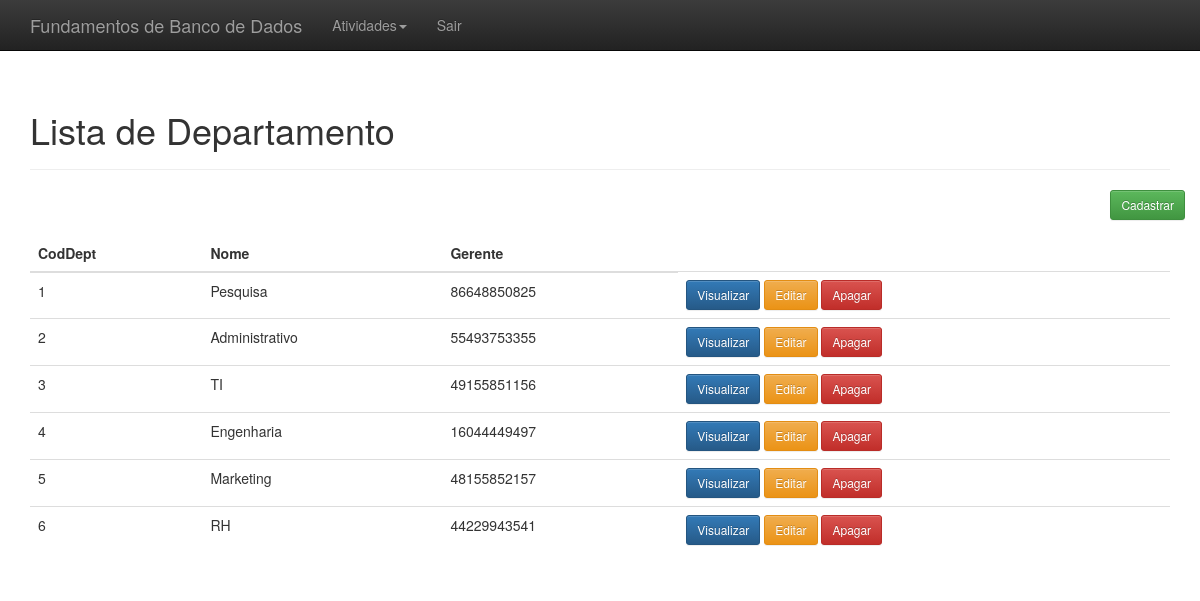
Screenshot of /index.php?link=6 with the database file from the repository.
### tables this page shows
CREATE TABLE Departamento(
	CodDept INT ,
    Nome VARCHAR(100),
    Gerente VARCHAR(11)
    );

### listar_departamento.php (the view, shortened to what this page needs)
<?php
    include "conexao.php";
	$resultado=mysqli_query($conectar,"SELECT * FROM departamento ORDER BY CodDept");
?>
<div class="container theme-showcase" role="main">
  <div class="page-header">
	<h1>Lista de Departamento</h1>
  </div>
  <div class="row espaco">
	<div class="pull-right">
		<a href="index.php?link=3"<button type='button' class='btn btn-sm btn-success'>Cadastrar</button></a>
	</div>
  </div>
  <div class="row">
	<div class="col-md-12">
	  <table class="table">
		<thead>
		  <tr>
			<th>CodDept</th>
			<th>Nome</th>
			<th>Gerente</th>
		  </tr>
		</thead>
		<tbody>
			<?php
				while($linhas = mysqli_fetch_array($resultado)){
					echo "<tr>";
						echo "<td>".$linhas['CodDept']."</td>";
						echo "<td>".$linhas['Nome']."</td>";
						echo "<td>".$linhas['Gerente']."</td>";
						?>
						<td>
						<a href='index.php?link=5&id=<?php echo $linhas['id']; ?>'><button type='button' class='btn btn-sm btn-primary'>Visualizar</button></a>
						<a href='index.php?link=8&CodDept=<?php echo $linhas['CodDept']; ?>'><button type='button' class='btn btn-sm btn-warning'>Editar</button></a>
						<a href='processa/proc_apagar_departamento.php?CodDept=<?php echo $linhas['CodDept']; ?>'><button type='button' class='btn btn-sm btn-danger'>Apagar</button></a>
						<?php
					echo "</tr>";
				}
			?>
		</tbody>
	  </table>
	</div>
  </div>
</div>

### css/theme.css (style rules this page uses)
body { padding-top: 70px; padding-bottom: 30px; }
.espaco { margin-bottom:15px; }

### rows the page displays
departamento: CodDept "1", Nome "Pesquisa", Gerente "86648850825"
departamento: CodDept "2", Nome "Administrativo", Gerente "55493753355"
departamento: CodDept "3", Nome "TI", Gerente "49155851156"
departamento: CodDept "4", Nome "Engenharia", Gerente "16044449497"
departamento: CodDept "5", Nome "Marketing", Gerente "48155852157"
departamento: CodDept "6", Nome "RH", Gerente "44229943541"
